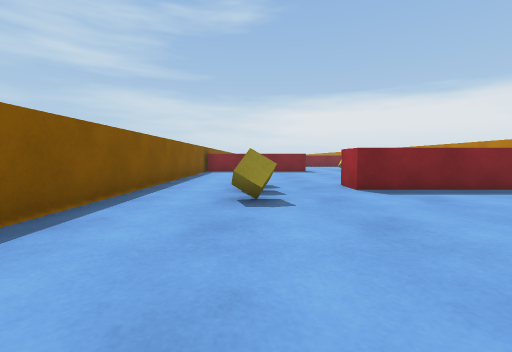
view 1 (above)

16 first-person views from a walk through a Unity game level. The camera is 0.68 m above the floor, tilts 4° down and sees 90° across. The floor is counted in squares, 1 m on a side. Each view is taken from the middle of a square. On the plan, view 1 faces up. The plan holds only what a view shows up to about 9 squares ahead; the rest is blank. The place goes on beyond the plan. The player character is not drawn.

view 2
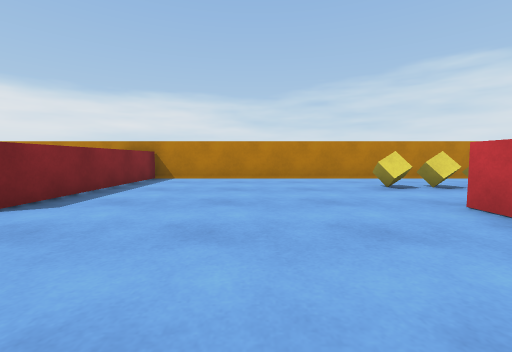

view 3
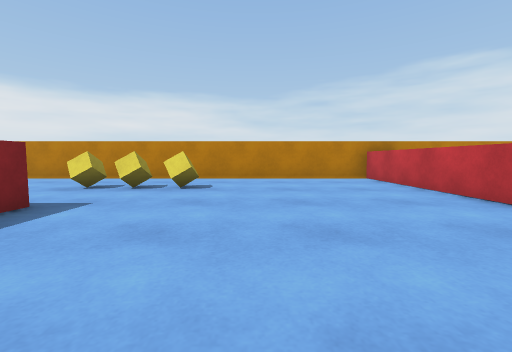

view 4
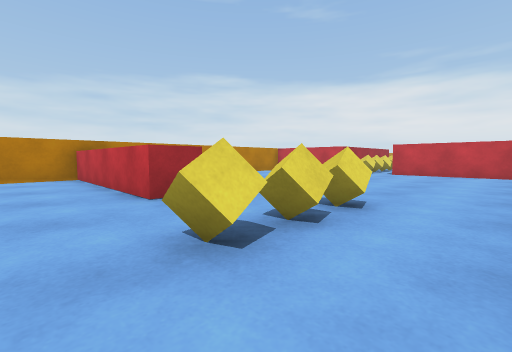

view 5
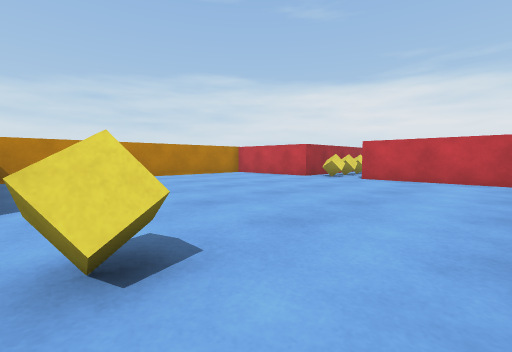

view 6
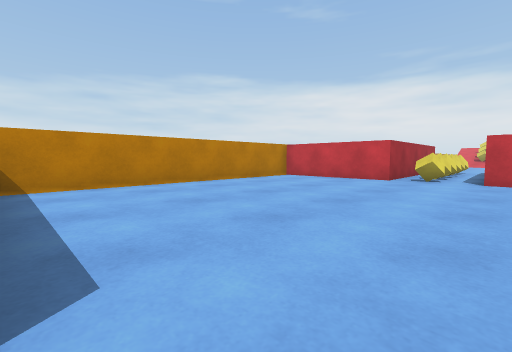

view 7
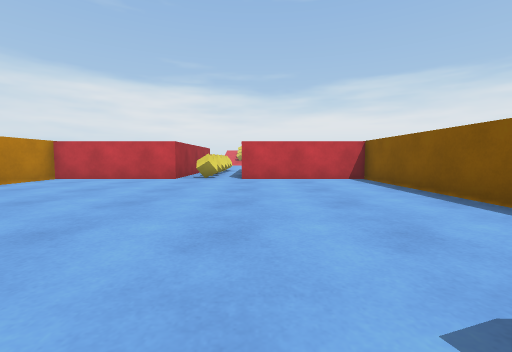

view 8
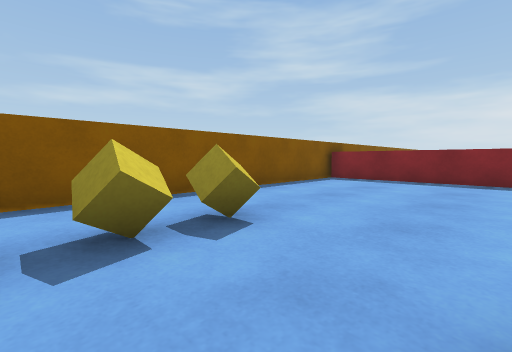

view 9
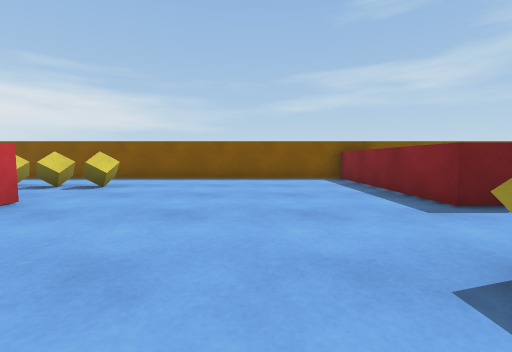

view 10
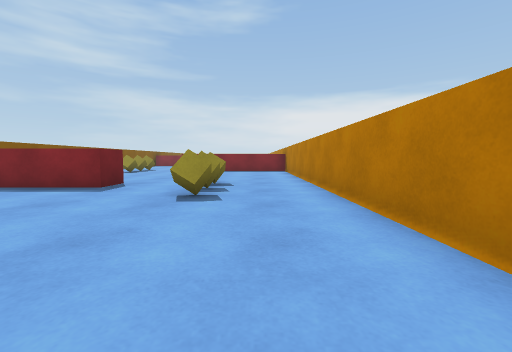

view 11
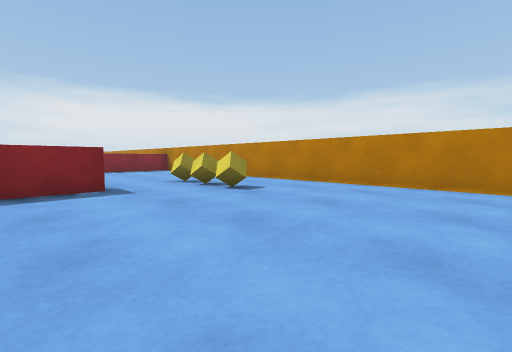

view 12
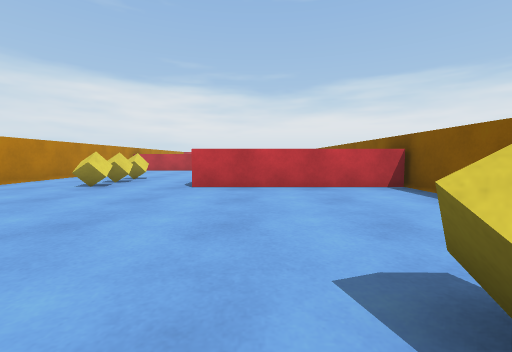

view 13
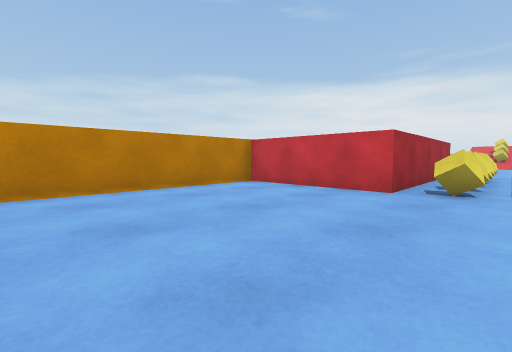

view 14
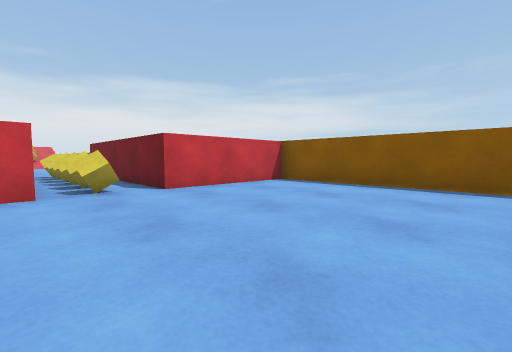

view 15
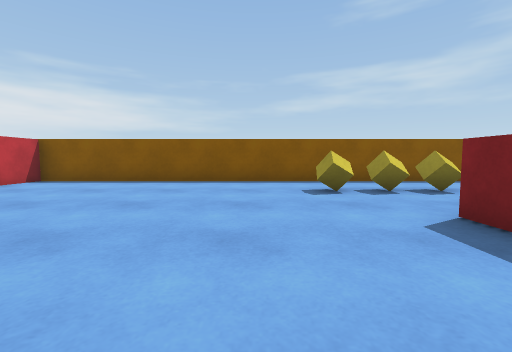

view 16
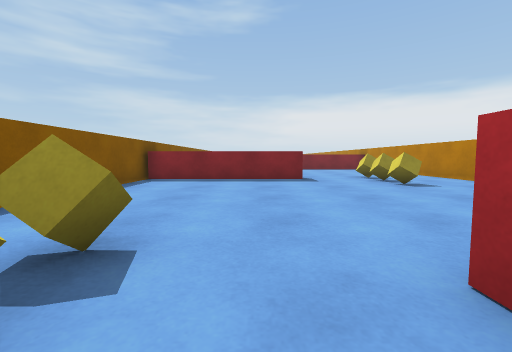

### Floor plan
Points are (right, up) in squares from view 1. A wall is a line through its corners. A room is listed if a view was taken in it or the views show most of it. See-through windows are left out.
Room 1 (views 1, 2, 3, 4, 5, 6, 7, 8, 9, 10, 11, 12, 13, 14, 15, 16)
walls: (2.5, -1.9) (-2.5, -1.9); (-2.5, -0.9) (2.5, -0.9); (2.8, -9.7) (2.1, -9.7) (2.1, -8.7) (7.6, -8.7); (7.6, 5.4) (2.1, 5.4) (2.1, 6.4) (2.5, 6.4); (2.5, 13.9) (2.5, 12.8) (-2.5, 12.8); (-2.5, 13.8) (-2.5, -18.4) (1.5, -18.4) (1.5, -22.5); (3.6, -22.5) (3.6, -18.4) (7.6, -18.4) (7.6, 14.5)
objects: yellow cube (0, -10); yellow cube (0, -9); yellow cube (0, -8); yellow cube (0, 4); yellow cube (0, 5); yellow cube (0, 6); yellow cube (3, -22); yellow cube (3, -21); yellow cube (3, -20); yellow cube (3, -19); yellow cube (5, -3); yellow cube (5, -2); yellow cube (5, -1); yellow cube (5, 12); yellow cube (5, 13); yellow cube (5, 14)

Where each view was taken, in squares from view 1:
view 1: 0 up, 0 right, facing up
view 2: 2 up, 1 left, facing right
view 3: 5 down, 1 left, facing right
view 4: 7 down, 2 left, facing down-right
view 5: 10 down, 2 left, facing down-right
view 6: 10 down, 1 right, facing down-right
view 7: 10 down, 1 right, facing down
view 8: 10 down, 2 right, facing up-left
view 9: 10 up, 6 right, facing left
view 10: 7 up, 6 right, facing up
view 11: 7 up, 1 right, facing up-right
view 12: 5 up, 1 right, facing down
view 13: 13 down, 2 right, facing down-right
view 14: 13 down, 4 right, facing down-left
view 15: 12 down, 5 right, facing left
view 16: 10 down, 1 right, facing up
